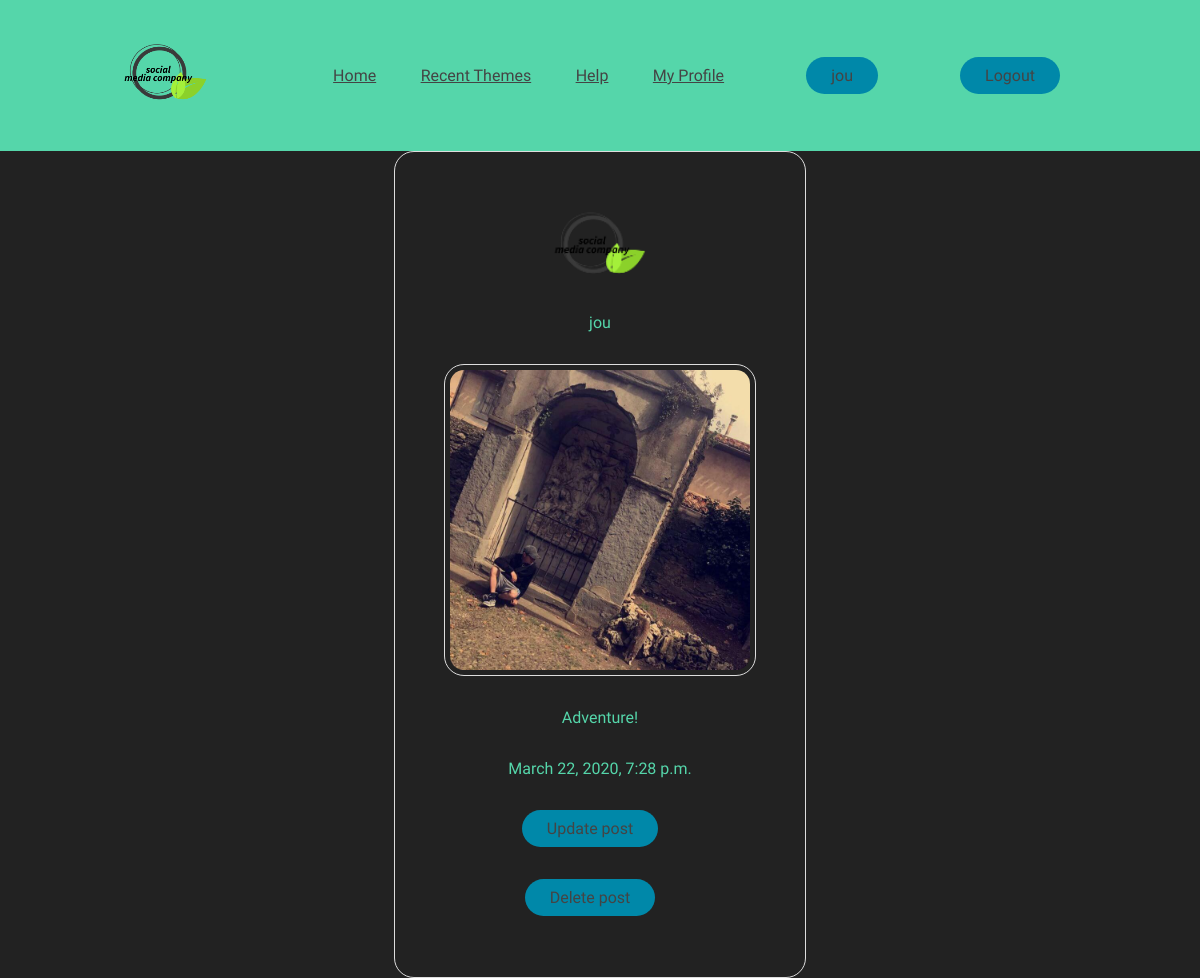
The app's page /post/1/ (signed in) with its own data.
### blog/models.py (models this page shows, shortened)
class Post(models.Model):
    user = models.ForeignKey(settings.AUTH_USER_MODEL,
                             related_name='images_created',
                             on_delete=models.CASCADE)
    image = models.ImageField(upload_to='images/%Y/%m/%d/')
    caption = models.TextField(db_index=True)
    created = models.DateTimeField(default=timezone.now)
    user_like = models.ManyToManyField(settings.AUTH_USER_MODEL,
                                       related_name='images_liked',
                                       blank=True)

class Profile(models.Model):
    user = models.OneToOneField(User, on_delete=models.CASCADE)
    image = models.ImageField(default='default.jpg', upload_to='profile_pic')
    my_story = models.CharField(max_length=200, null=True)

### blog/views.py (the view)
# urls.py: path('post/<int:pk>/', PostDetailView.as_view(), name='post-detail'),
class PostDetailView(DetailView):
    model = Post

### blog/templates/blog/post_detail.html (shortened to what this page needs)
{% load static %}
<html>
    <head>
        <link rel="stylesheet" type="text/css" href="{% static 'blog/style.css'%}">
    </head>
        <header>
            <a href="{% url 'blog-home' %}"><img class="logo" src="{% static 'image/logo.png' %}" alt="logo" ></a>
            <nav class="nav_bar">
                <ul>
                    <li><a href="{% url 'blog-home' %}">Home</a></li>
                    <li><a href="{% url 'blog-recent' %}">Recent Themes</a></li>
                    <li><a href="{% url 'blog-help' %}">Help</a></li>
                    <li><a href="{% url 'blog-profile' %}">My Profile</a></li>
                </ul>
            </nav>
            <a class="profile" href="{% url 'blog-profile' %}"><button>{{request.user}}</button></a>
            <a class="logout" href="{% url 'blog-logout' %}"><button>Logout</button></a>
        </header>
        <div class="box">
            <img class="profile-img" src="{{ object.user.profile.image.url }}">
            <p>{{ object.user }}</p>
            <p><img class="post" src="{{ post.image.url }}"></p>
            <p>{{ object.caption }}</p>
            <p>{{ object.created }}</p>
            <p><a href="{% url 'post-update' pk=post.id %}"><button>Update post</button></a></p>
            <p><a href="{% url 'post-delete' pk=post.id %}"><button>Delete post</button></a></p>
        </div>
    </body>
</html>

### blog/static/blog/style.css (style rules this page uses)
li, a, button { font-family: 'ZCOOL KuaiLe', cursive; font-weight: 500; font-size: 16px; color: #444; text-decoration: none; }
header { display: flex; justify-content: space-between; align-items: center; text-align: center; background: #55d6aa; padding: 30px 10%; }
.logo { cursor: pointer; }
.nav_bar { list-style: none; }
.nav_bar li { display: inline-block; padding: 0px 20px; text-decoration: underline; }
.nav_bar li a { transition: all 0.3s ease 0s; }
button { padding: 9px 25px; background-color: rgba(0, 136, 169, 1); border: none; border-radius: 50px; cursor: pointer; transition: all 0.3s ease 0s; margin-right: 20px; }
p { font-family: 'ZCOOL KuaiLe', cursive; text-align: center; color: #55d6aa; }

### blog/templates/blog/post_detail.html (style rules this page uses)
.box { border: 1px solid #ddd; border-radius: 20px; padding: 45px; margin: 0 auto; width: 320px; height: auto; display: flex; flex-direction: column }
.profile-img { display : block; margin-left: auto; margin-right: auto; border-radius: 15px 50px; width: auto; height: 100px; }
.post { border: 1px solid #ddd; border-radius: 20px; padding: 5px; width: 300px; }

### records on screen
Post: user.profile.image (picture), user "jou", image (picture), caption "Adventure!", created "March 22, 2020, 7:28 p.m."

### other values on screen
{{ request.user }} "jou"
